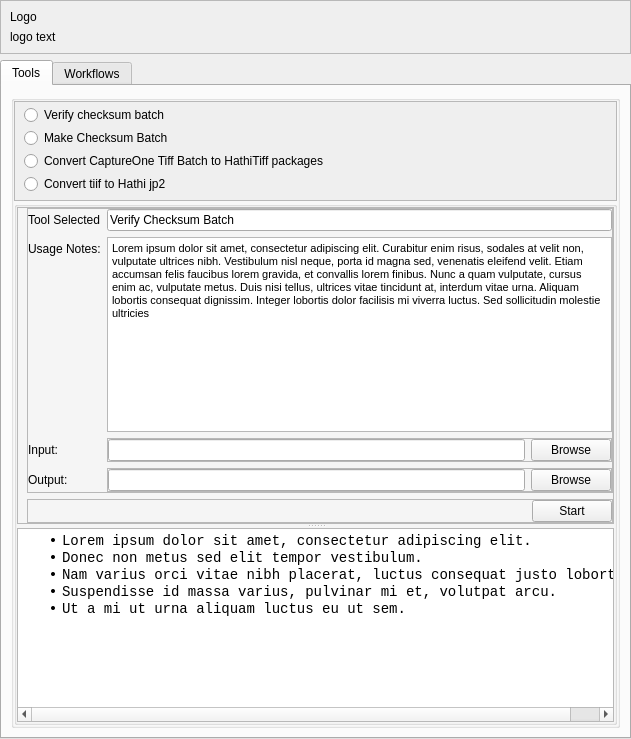
<?xml version="1.0" encoding="UTF-8"?>
<ui version="4.0">
 <class>MainWindow</class>
 <widget class="QMainWindow" name="MainWindow">
  <property name="geometry">
   <rect>
    <x>0</x>
    <y>0</y>
    <width>631</width>
    <height>739</height>
   </rect>
  </property>
  <property name="minimumSize">
   <size>
    <width>300</width>
    <height>500</height>
   </size>
  </property>
  <property name="windowTitle">
   <string>MainWindow</string>
  </property>
  <widget class="QWidget" name="centralwidget">
   <layout class="QVBoxLayout" name="verticalLayout_3">
    <property name="leftMargin">
     <number>0</number>
    </property>
    <property name="topMargin">
     <number>0</number>
    </property>
    <property name="rightMargin">
     <number>0</number>
    </property>
    <property name="bottomMargin">
     <number>0</number>
    </property>
    <item>
     <widget class="QWidget" name="widget" native="true">
      <layout class="QVBoxLayout" name="verticalLayout_2">
       <property name="leftMargin">
        <number>0</number>
       </property>
       <property name="topMargin">
        <number>0</number>
       </property>
       <property name="rightMargin">
        <number>0</number>
       </property>
       <property name="bottomMargin">
        <number>0</number>
       </property>
       <item>
        <widget class="QFrame" name="frame">
         <property name="frameShape">
          <enum>QFrame::StyledPanel</enum>
         </property>
         <property name="frameShadow">
          <enum>QFrame::Raised</enum>
         </property>
         <layout class="QVBoxLayout" name="verticalLayout">
          <item>
           <widget class="QLabel" name="label">
            <property name="text">
             <string>Logo</string>
            </property>
           </widget>
          </item>
          <item>
           <widget class="QLabel" name="label_2">
            <property name="text">
             <string>logo text</string>
            </property>
           </widget>
          </item>
         </layout>
        </widget>
       </item>
       <item>
        <widget class="QTabWidget" name="tabWidget">
         <property name="currentIndex">
          <number>0</number>
         </property>
         <widget class="QWidget" name="tab_tools">
          <attribute name="title">
           <string>Tools</string>
          </attribute>
          <layout class="QVBoxLayout" name="verticalLayout_6">
           <item>
            <widget class="QGroupBox" name="groupBox_2">
             <property name="title">
              <string/>
             </property>
             <layout class="QVBoxLayout" name="verticalLayout_8">
              <property name="spacing">
               <number>0</number>
              </property>
              <property name="leftMargin">
               <number>0</number>
              </property>
              <property name="topMargin">
               <number>0</number>
              </property>
              <property name="rightMargin">
               <number>0</number>
              </property>
              <property name="bottomMargin">
               <number>0</number>
              </property>
              <item>
               <widget class="QScrollArea" name="scrollArea">
                <property name="sizePolicy">
                 <sizepolicy hsizetype="Preferred" vsizetype="Minimum">
                  <horstretch>0</horstretch>
                  <verstretch>1</verstretch>
                 </sizepolicy>
                </property>
                <property name="minimumSize">
                 <size>
                  <width>0</width>
                  <height>75</height>
                 </size>
                </property>
                <property name="maximumSize">
                 <size>
                  <width>16777215</width>
                  <height>100</height>
                 </size>
                </property>
                <property name="horizontalScrollBarPolicy">
                 <enum>Qt::ScrollBarAlwaysOff</enum>
                </property>
                <property name="widgetResizable">
                 <bool>false</bool>
                </property>
                <property name="alignment">
                 <set>Qt::AlignLeading|Qt::AlignLeft|Qt::AlignTop</set>
                </property>
                <widget class="QWidget" name="scrollAreaWidgetContents">
                 <property name="geometry">
                  <rect>
                   <x>0</x>
                   <y>0</y>
                   <width>620</width>
                   <height>98</height>
                  </rect>
                 </property>
                 <layout class="QVBoxLayout" name="verticalLayout_4">
                  <property name="spacing">
                   <number>0</number>
                  </property>
                  <property name="topMargin">
                   <number>0</number>
                  </property>
                  <property name="bottomMargin">
                   <number>0</number>
                  </property>
                  <item>
                   <widget class="QRadioButton" name="radioButton">
                    <property name="text">
                     <string>Verify checksum batch</string>
                    </property>
                   </widget>
                  </item>
                  <item>
                   <widget class="QRadioButton" name="radioButton_3">
                    <property name="text">
                     <string>Make Checksum Batch</string>
                    </property>
                   </widget>
                  </item>
                  <item>
                   <widget class="QRadioButton" name="radioButton_4">
                    <property name="text">
                     <string>Convert CaptureOne Tiff Batch to HathiTiff packages</string>
                    </property>
                   </widget>
                  </item>
                  <item>
                   <widget class="QRadioButton" name="radioButton_2">
                    <property name="text">
                     <string>Convert tiif to Hathi jp2</string>
                    </property>
                   </widget>
                  </item>
                 </layout>
                </widget>
               </widget>
              </item>
              <item>
               <widget class="QGroupBox" name="groupBox">
                <property name="sizePolicy">
                 <sizepolicy hsizetype="Preferred" vsizetype="Minimum">
                  <horstretch>0</horstretch>
                  <verstretch>0</verstretch>
                 </sizepolicy>
                </property>
                <property name="title">
                 <string/>
                </property>
                <layout class="QVBoxLayout" name="verticalLayout_5">
                 <property name="leftMargin">
                  <number>0</number>
                 </property>
                 <property name="topMargin">
                  <number>0</number>
                 </property>
                 <property name="rightMargin">
                  <number>0</number>
                 </property>
                 <property name="bottomMargin">
                  <number>0</number>
                 </property>
                 <item>
                  <widget class="QSplitter" name="splitter">
                   <property name="orientation">
                    <enum>Qt::Vertical</enum>
                   </property>
                   <property name="childrenCollapsible">
                    <bool>false</bool>
                   </property>
                   <widget class="QFrame" name="frame_script_setup">
                    <property name="sizePolicy">
                     <sizepolicy hsizetype="Preferred" vsizetype="Minimum">
                      <horstretch>0</horstretch>
                      <verstretch>1</verstretch>
                     </sizepolicy>
                    </property>
                    <property name="minimumSize">
                     <size>
                      <width>0</width>
                      <height>200</height>
                     </size>
                    </property>
                    <property name="maximumSize">
                     <size>
                      <width>16777215</width>
                      <height>16777215</height>
                     </size>
                    </property>
                    <property name="frameShape">
                     <enum>QFrame::StyledPanel</enum>
                    </property>
                    <property name="frameShadow">
                     <enum>QFrame::Raised</enum>
                    </property>
                    <layout class="QVBoxLayout" name="verticalLayout_7">
                     <property name="leftMargin">
                      <number>9</number>
                     </property>
                     <property name="topMargin">
                      <number>0</number>
                     </property>
                     <property name="rightMargin">
                      <number>0</number>
                     </property>
                     <property name="bottomMargin">
                      <number>0</number>
                     </property>
                     <item>
                      <widget class="QFrame" name="frame_tool_options">
                       <property name="sizePolicy">
                        <sizepolicy hsizetype="Preferred" vsizetype="Minimum">
                         <horstretch>0</horstretch>
                         <verstretch>2</verstretch>
                        </sizepolicy>
                       </property>
                       <property name="frameShape">
                        <enum>QFrame::StyledPanel</enum>
                       </property>
                       <property name="frameShadow">
                        <enum>QFrame::Raised</enum>
                       </property>
                       <layout class="QFormLayout" name="formLayout">
                        <property name="labelAlignment">
                         <set>Qt::AlignLeading|Qt::AlignLeft|Qt::AlignVCenter</set>
                        </property>
                        <property name="formAlignment">
                         <set>Qt::AlignLeading|Qt::AlignLeft|Qt::AlignTop</set>
                        </property>
                        <property name="horizontalSpacing">
                         <number>6</number>
                        </property>
                        <property name="leftMargin">
                         <number>0</number>
                        </property>
                        <property name="topMargin">
                         <number>0</number>
                        </property>
                        <property name="rightMargin">
                         <number>0</number>
                        </property>
                        <property name="bottomMargin">
                         <number>0</number>
                        </property>
                        <item row="2" column="0">
                         <widget class="QLabel" name="label_3">
                          <property name="text">
                           <string>Tool Selected</string>
                          </property>
                         </widget>
                        </item>
                        <item row="2" column="1">
                         <widget class="QLineEdit" name="lineEdit">
                          <property name="text">
                           <string>Verify Checksum Batch</string>
                          </property>
                          <property name="readOnly">
                           <bool>true</bool>
                          </property>
                         </widget>
                        </item>
                        <item row="3" column="0">
                         <widget class="QLabel" name="label_4">
                          <property name="text">
                           <string>Usage Notes:</string>
                          </property>
                         </widget>
                        </item>
                        <item row="3" column="1">
                         <widget class="QTextEdit" name="textEdit">
                          <property name="sizePolicy">
                           <sizepolicy hsizetype="Expanding" vsizetype="Minimum">
                            <horstretch>0</horstretch>
                            <verstretch>1</verstretch>
                           </sizepolicy>
                          </property>
                          <property name="maximumSize">
                           <size>
                            <width>16777215</width>
                            <height>16777215</height>
                           </size>
                          </property>
                          <property name="readOnly">
                           <bool>true</bool>
                          </property>
                          <property name="html">
                           <string>&lt;!DOCTYPE HTML PUBLIC &quot;-//W3C//DTD HTML 4.0//EN&quot; &quot;http://www.w3.org/TR/REC-html40/strict.dtd&quot;&gt;
&lt;html&gt;&lt;head&gt;&lt;meta name=&quot;qrichtext&quot; content=&quot;1&quot; /&gt;&lt;style type=&quot;text/css&quot;&gt;
p, li { white-space: pre-wrap; }
&lt;/style&gt;&lt;/head&gt;&lt;body style=&quot; font-family:'MS Shell Dlg 2'; font-size:8.25pt; font-weight:400; font-style:normal;&quot;&gt;
&lt;p style=&quot; margin-top:0px; margin-bottom:15px; margin-left:0px; margin-right:0px; -qt-block-indent:0; text-indent:0px; background-color:#ffffff;&quot;&gt;&lt;a name=&quot;lipsum&quot;&gt;&lt;/a&gt;&lt;span style=&quot; font-family:'Open Sans,Arial,sans-serif'; font-size:8pt; color:#000000;&quot;&gt;L&lt;/span&gt;&lt;span style=&quot; font-family:'Open Sans,Arial,sans-serif'; font-size:8pt; color:#000000;&quot;&gt;orem ipsum dolor sit amet, consectetur adipiscing elit. Curabitur enim risus, sodales at velit non, vulputate ultrices nibh. Vestibulum nisl neque, porta id magna sed, venenatis eleifend velit. Etiam accumsan felis faucibus lorem gravida, et convallis lorem finibus. Nunc a quam vulputate, cursus enim ac, vulputate metus. Duis nisi tellus, ultrices vitae tincidunt at, interdum vitae urna. Aliquam lobortis consequat dignissim. Integer lobortis dolor facilisis mi viverra luctus. Sed sollicitudin molestie ultricies&lt;/span&gt;&lt;/p&gt;&lt;/body&gt;&lt;/html&gt;</string>
                          </property>
                          <property name="placeholderText">
                           <string/>
                          </property>
                         </widget>
                        </item>
                        <item row="4" column="0">
                         <widget class="QLabel" name="label_5">
                          <property name="text">
                           <string>Input:</string>
                          </property>
                         </widget>
                        </item>
                        <item row="4" column="1">
                         <widget class="QFrame" name="frame_2">
                          <property name="frameShape">
                           <enum>QFrame::StyledPanel</enum>
                          </property>
                          <property name="frameShadow">
                           <enum>QFrame::Raised</enum>
                          </property>
                          <layout class="QHBoxLayout" name="horizontalLayout">
                           <property name="leftMargin">
                            <number>0</number>
                           </property>
                           <property name="topMargin">
                            <number>0</number>
                           </property>
                           <property name="rightMargin">
                            <number>0</number>
                           </property>
                           <property name="bottomMargin">
                            <number>0</number>
                           </property>
                           <item>
                            <widget class="QLineEdit" name="lineEdit_2"/>
                           </item>
                           <item>
                            <widget class="QPushButton" name="pushButton">
                             <property name="text">
                              <string>Browse</string>
                             </property>
                            </widget>
                           </item>
                          </layout>
                         </widget>
                        </item>
                        <item row="5" column="0">
                         <widget class="QLabel" name="label_6">
                          <property name="text">
                           <string>Output:</string>
                          </property>
                         </widget>
                        </item>
                        <item row="5" column="1">
                         <widget class="QFrame" name="frame_3">
                          <property name="frameShape">
                           <enum>QFrame::StyledPanel</enum>
                          </property>
                          <property name="frameShadow">
                           <enum>QFrame::Raised</enum>
                          </property>
                          <layout class="QHBoxLayout" name="horizontalLayout_3">
                           <property name="leftMargin">
                            <number>0</number>
                           </property>
                           <property name="topMargin">
                            <number>0</number>
                           </property>
                           <property name="rightMargin">
                            <number>0</number>
                           </property>
                           <property name="bottomMargin">
                            <number>0</number>
                           </property>
                           <item>
                            <widget class="QLineEdit" name="lineEdit_4"/>
                           </item>
                           <item>
                            <widget class="QPushButton" name="pushButton_3">
                             <property name="text">
                              <string>Browse</string>
                             </property>
                            </widget>
                           </item>
                          </layout>
                         </widget>
                        </item>
                       </layout>
                      </widget>
                     </item>
                     <item>
                      <widget class="QFrame" name="frame_5">
                       <property name="sizePolicy">
                        <sizepolicy hsizetype="Preferred" vsizetype="Minimum">
                         <horstretch>0</horstretch>
                         <verstretch>0</verstretch>
                        </sizepolicy>
                       </property>
                       <property name="frameShape">
                        <enum>QFrame::StyledPanel</enum>
                       </property>
                       <property name="frameShadow">
                        <enum>QFrame::Raised</enum>
                       </property>
                       <layout class="QHBoxLayout" name="horizontalLayout_2">
                        <property name="leftMargin">
                         <number>0</number>
                        </property>
                        <property name="topMargin">
                         <number>0</number>
                        </property>
                        <property name="rightMargin">
                         <number>0</number>
                        </property>
                        <property name="bottomMargin">
                         <number>0</number>
                        </property>
                        <item>
                         <spacer name="horizontalSpacer">
                          <property name="orientation">
                           <enum>Qt::Horizontal</enum>
                          </property>
                          <property name="sizeHint" stdset="0">
                           <size>
                            <width>506</width>
                            <height>20</height>
                           </size>
                          </property>
                         </spacer>
                        </item>
                        <item>
                         <widget class="QPushButton" name="pushButton_2">
                          <property name="text">
                           <string>Start</string>
                          </property>
                         </widget>
                        </item>
                       </layout>
                      </widget>
                     </item>
                    </layout>
                   </widget>
                   <widget class="QTextBrowser" name="textBrowser_consolue">
                    <property name="sizePolicy">
                     <sizepolicy hsizetype="Expanding" vsizetype="Minimum">
                      <horstretch>0</horstretch>
                      <verstretch>1</verstretch>
                     </sizepolicy>
                    </property>
                    <property name="minimumSize">
                     <size>
                      <width>0</width>
                      <height>50</height>
                     </size>
                    </property>
                    <property name="font">
                     <font>
                      <family>Consolas</family>
                     </font>
                    </property>
                    <property name="autoFormatting">
                     <set>QTextEdit::AutoNone</set>
                    </property>
                    <property name="lineWrapMode">
                     <enum>QTextEdit::NoWrap</enum>
                    </property>
                    <property name="html">
                     <string>&lt;!DOCTYPE HTML PUBLIC &quot;-//W3C//DTD HTML 4.0//EN&quot; &quot;http://www.w3.org/TR/REC-html40/strict.dtd&quot;&gt;
&lt;html&gt;&lt;head&gt;&lt;meta name=&quot;qrichtext&quot; content=&quot;1&quot; /&gt;&lt;style type=&quot;text/css&quot;&gt;
p, li { white-space: pre-wrap; }
&lt;/style&gt;&lt;/head&gt;&lt;body style=&quot; font-family:'Consolas'; font-size:8.25pt; font-weight:400; font-style:normal;&quot;&gt;
&lt;ul style=&quot;margin-top: 0px; margin-bottom: 0px; margin-left: 0px; margin-right: 0px; -qt-list-indent: 1;&quot;&gt;&lt;li style=&quot; font-family:'Open Sans,Arial,sans-serif'; font-size:8pt; color:#000000;&quot; style=&quot; margin-top:0px; margin-bottom:0px; margin-left:0px; margin-right:0px; -qt-block-indent:0; text-indent:0px;&quot;&gt;&lt;span style=&quot; font-size:14px;&quot;&gt;Lorem ipsum dolor sit amet, consectetur adipiscing elit.&lt;/span&gt;&lt;/li&gt;
&lt;li style=&quot; font-family:'Open Sans,Arial,sans-serif'; font-size:8pt; color:#000000;&quot; style=&quot; margin-top:0px; margin-bottom:0px; margin-left:0px; margin-right:0px; -qt-block-indent:0; text-indent:0px;&quot;&gt;&lt;span style=&quot; font-size:14px;&quot;&gt;Donec non metus sed elit tempor vestibulum.&lt;/span&gt;&lt;/li&gt;
&lt;li style=&quot; font-family:'Open Sans,Arial,sans-serif'; font-size:8pt; color:#000000;&quot; style=&quot; margin-top:0px; margin-bottom:0px; margin-left:0px; margin-right:0px; -qt-block-indent:0; text-indent:0px;&quot;&gt;&lt;span style=&quot; font-size:14px;&quot;&gt;Nam varius orci vitae nibh placerat, luctus consequat justo lobortis.&lt;/span&gt;&lt;/li&gt;
&lt;li style=&quot; font-family:'Open Sans,Arial,sans-serif'; font-size:8pt; color:#000000;&quot; style=&quot; margin-top:0px; margin-bottom:0px; margin-left:0px; margin-right:0px; -qt-block-indent:0; text-indent:0px;&quot;&gt;&lt;span style=&quot; font-size:14px;&quot;&gt;Suspendisse id massa varius, pulvinar mi et, volutpat arcu.&lt;/span&gt;&lt;/li&gt;
&lt;li style=&quot; font-family:'Open Sans,Arial,sans-serif'; font-size:8pt; color:#000000;&quot; style=&quot; margin-top:0px; margin-bottom:0px; margin-left:0px; margin-right:0px; -qt-block-indent:0; text-indent:0px;&quot;&gt;&lt;span style=&quot; font-size:14px;&quot;&gt;Ut a mi ut urna aliquam luctus eu ut sem.&lt;/span&gt;&lt;/li&gt;&lt;/ul&gt;&lt;/body&gt;&lt;/html&gt;</string>
                    </property>
                    <property name="acceptRichText">
                     <bool>false</bool>
                    </property>
                    <property name="placeholderText">
                     <string notr="true"/>
                    </property>
                   </widget>
                  </widget>
                 </item>
                </layout>
               </widget>
              </item>
             </layout>
            </widget>
           </item>
          </layout>
         </widget>
         <widget class="QWidget" name="tab_workflow">
          <attribute name="title">
           <string>Workflows</string>
          </attribute>
         </widget>
        </widget>
       </item>
      </layout>
     </widget>
    </item>
   </layout>
  </widget>
 </widget>
 <tabstops>
  <tabstop>tabWidget</tabstop>
  <tabstop>scrollArea</tabstop>
  <tabstop>radioButton</tabstop>
  <tabstop>radioButton_3</tabstop>
  <tabstop>radioButton_4</tabstop>
  <tabstop>radioButton_2</tabstop>
  <tabstop>lineEdit</tabstop>
  <tabstop>textEdit</tabstop>
  <tabstop>lineEdit_2</tabstop>
  <tabstop>pushButton</tabstop>
  <tabstop>lineEdit_4</tabstop>
  <tabstop>pushButton_3</tabstop>
  <tabstop>pushButton_2</tabstop>
  <tabstop>textBrowser_consolue</tabstop>
 </tabstops>
 <resources/>
 <connections/>
</ui>
